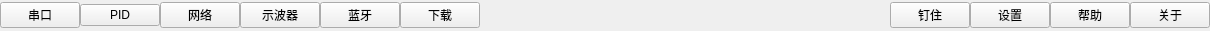
    <widget class="QWidget" name="menuBar" native="true">
     <property name="maximumSize">
      <size>
       <width>16777215</width>
       <height>31</height>
      </size>
     </property>
     <layout class="QHBoxLayout" name="horizontalLayout">
      <property name="spacing">
       <number>0</number>
      </property>
      <property name="leftMargin">
       <number>0</number>
      </property>
      <property name="topMargin">
       <number>0</number>
      </property>
      <property name="rightMargin">
       <number>0</number>
      </property>
      <property name="bottomMargin">
       <number>0</number>
      </property>
      <item>
       <widget class="QPushButton" name="menuUartBtn">
        <property name="text">
         <string>串口</string>
        </property>
       </widget>
      </item>
      <item>
       <widget class="QPushButton" name="menuPidBtn">
        <property name="text">
         <string>PID</string>
        </property>
       </widget>
      </item>
      <item>
       <widget class="QPushButton" name="menuNetBtn">
        <property name="text">
         <string>网络</string>
        </property>
       </widget>
      </item>
      <item>
       <widget class="QPushButton" name="menuCameraBtn">
        <property name="text">
         <string>示波器</string>
        </property>
       </widget>
      </item>
      <item>
       <widget class="QPushButton" name="menuBluetoothBtn">
        <property name="text">
         <string>蓝牙</string>
        </property>
       </widget>
      </item>
      <item>
       <widget class="QPushButton" name="menuIspBtn">
        <property name="text">
         <string>下载</string>
        </property>
       </widget>
      </item>
      <item>
       <spacer name="menuSpace">
        <property name="orientation">
         <enum>Qt::Horizontal</enum>
        </property>
        <property name="sizeHint" stdset="0">
         <size>
          <width>410</width>
          <height>20</height>
         </size>
        </property>
       </spacer>
      </item>
      <item>
       <widget class="QPushButton" name="menuTopBtn">
        <property name="cursor">
         <cursorShape>ArrowCursor</cursorShape>
        </property>
        <property name="text">
         <string>钉住</string>
        </property>
       </widget>
      </item>
      <item>
       <widget class="QPushButton" name="menuSettingBtn">
        <property name="text">
         <string>设置</string>
        </property>
       </widget>
      </item>
      <item>
       <widget class="QPushButton" name="menuHelpBtn">
        <property name="text">
         <string>帮助</string>
        </property>
       </widget>
      </item>
      <item>
       <widget class="QPushButton" name="menuAboutBtn">
        <property name="text">
         <string>关于</string>
        </property>
       </widget>
      </item>
     </layout>
    </widget>
